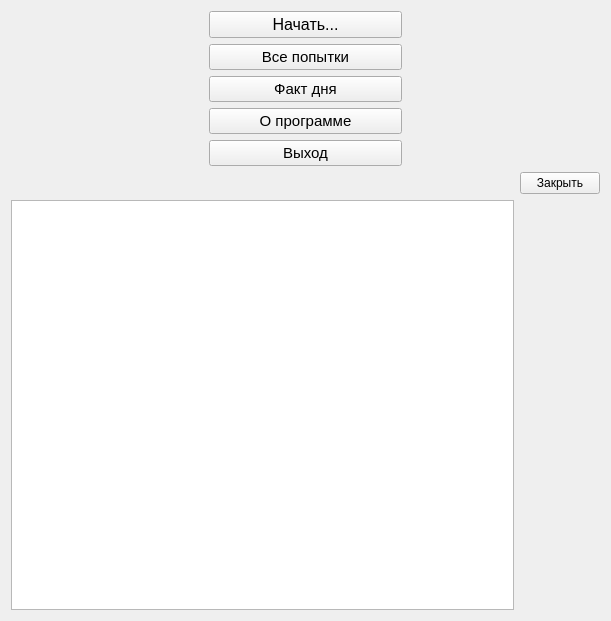
<?xml version="1.0" encoding="UTF-8"?>
<ui version="4.0">
 <class>Form</class>
 <widget class="QWidget" name="Form">
  <property name="geometry">
   <rect>
    <x>0</x>
    <y>0</y>
    <width>611</width>
    <height>621</height>
   </rect>
  </property>
  <property name="windowTitle">
   <string>Тренажер Брайля</string>
  </property>
  <property name="windowIcon">
   <iconset>
    <activeon>icon.png</activeon>
   </iconset>
  </property>
  <layout class="QGridLayout" name="gridLayout_4">
   <item row="2" column="0" colspan="3">
    <layout class="QGridLayout" name="gridLayout">
     <item row="1" column="0">
      <widget class="QTableWidget" name="tableWidget">
       <property name="cornerButtonEnabled">
        <bool>false</bool>
       </property>
       <attribute name="horizontalHeaderVisible">
        <bool>true</bool>
       </attribute>
       <attribute name="horizontalHeaderShowSortIndicator" stdset="0">
        <bool>false</bool>
       </attribute>
       <attribute name="horizontalHeaderStretchLastSection">
        <bool>true</bool>
       </attribute>
       <attribute name="verticalHeaderShowSortIndicator" stdset="0">
        <bool>false</bool>
       </attribute>
      </widget>
     </item>
     <item row="1" column="3">
      <spacer name="verticalSpacer">
       <property name="orientation">
        <enum>Qt::Vertical</enum>
       </property>
       <property name="sizeHint" stdset="0">
        <size>
         <width>20</width>
         <height>40</height>
        </size>
       </property>
      </spacer>
     </item>
     <item row="0" column="3">
      <widget class="QPushButton" name="pushButton">
       <property name="text">
        <string>Закрыть</string>
       </property>
      </widget>
     </item>
    </layout>
   </item>
   <item row="0" column="1">
    <layout class="QVBoxLayout" name="verticalLayout">
     <item>
      <widget class="QPushButton" name="pushButton_1">
       <property name="font">
        <font>
         <pointsize>12</pointsize>
        </font>
       </property>
       <property name="text">
        <string>Начать...</string>
       </property>
      </widget>
     </item>
     <item>
      <widget class="QPushButton" name="pushButton_2">
       <property name="font">
        <font>
         <pointsize>11</pointsize>
        </font>
       </property>
       <property name="text">
        <string>Все попытки</string>
       </property>
      </widget>
     </item>
     <item>
      <widget class="QPushButton" name="pushButton_5">
       <property name="font">
        <font>
         <pointsize>11</pointsize>
        </font>
       </property>
       <property name="text">
        <string>Факт дня</string>
       </property>
      </widget>
     </item>
     <item>
      <widget class="QPushButton" name="pushButton_6">
       <property name="font">
        <font>
         <pointsize>11</pointsize>
        </font>
       </property>
       <property name="text">
        <string>О программе</string>
       </property>
      </widget>
     </item>
     <item>
      <widget class="QPushButton" name="pushButton_7">
       <property name="font">
        <font>
         <pointsize>11</pointsize>
        </font>
       </property>
       <property name="text">
        <string>Выход</string>
       </property>
      </widget>
     </item>
    </layout>
   </item>
   <item row="0" column="2">
    <layout class="QGridLayout" name="gridLayout_2"/>
   </item>
   <item row="0" column="0">
    <layout class="QGridLayout" name="gridLayout_3"/>
   </item>
  </layout>
 </widget>
 <resources/>
 <connections/>
</ui>
